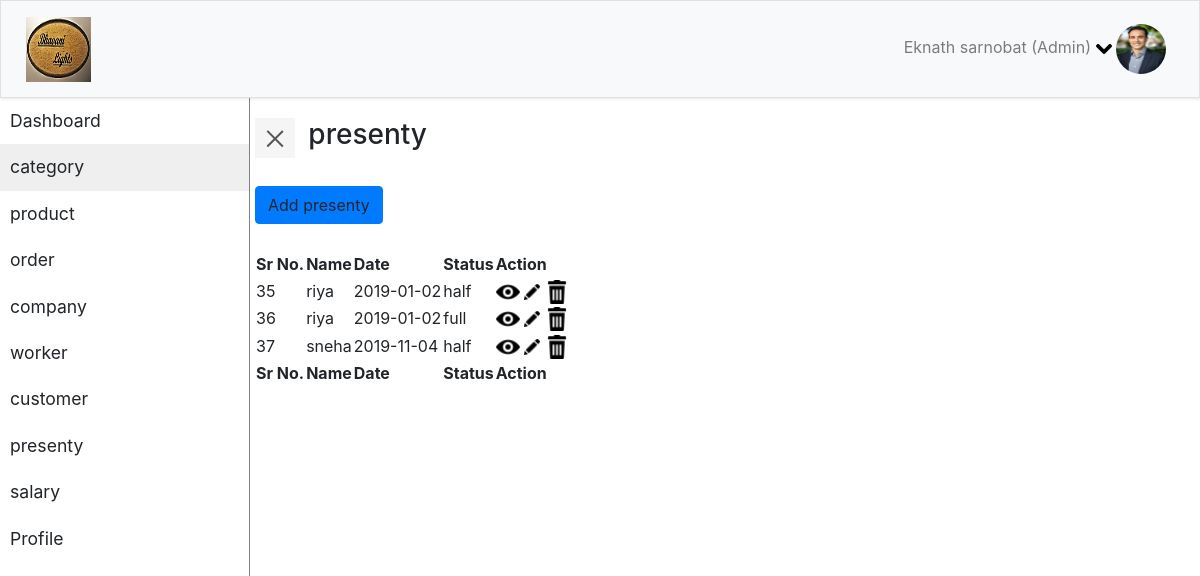
Page /presenty.php on the committed database.
### tables this page shows
CREATE TABLE `presenty` (
  `id` int(45) NOT NULL,
  `name` varchar(45) NOT NULL,
  `date` varchar(45) NOT NULL,
  `status` varchar(45) NOT NULL,
  `worker_userid` int(45) NOT NULL
);

CREATE TABLE `user` (
  `userid` int(45) NOT NULL,
  `name` varchar(45) NOT NULL,
  `address` varchar(45) NOT NULL,
  `phone_no` varchar(45) NOT NULL,
  `email_id` varchar(45) NOT NULL,
  `user_type` varchar(45) NOT NULL,
  `password` varchar(45) NOT NULL
);

### classes/Presenty.php (called while the page is built, shortened)
<?php
class Presenty
{
public static function selectpresenty(Presenty $presenty)
{
$con=Database::getCon();
$query="SELECT p.`id`, p.`name`, p.`date`, p.`status`, p.`worker_userid`,u.userid,u.name from presenty p,user u where u.userid=p.worker_userid and user_type='worker'";
$result=mysqli_query($con,$query);
if(mysqli_num_rows($result)>0)
{
	return $result;
}
else{
	return false;
}
}
}
?>

### presenty.php (the view, shortened to what this page needs)
<?php
include("classes/Presenty.php");
$presenty=new Presenty();
?>
<!DOCTYPE html>
<html>
<head>
    <link rel="stylesheet" href="css/bootstrap.min.css">
    <link rel="stylesheet" href="css/style.css">
    <link rel="stylesheet" href="css/jquery.dataTables.min.css">
    <link rel="stylesheet" href="css/buttons.dataTables.min.css">
    <link rel="stylesheet" href="css/custom.css">
    <link rel="stylesheet" href="css/jquery.dataTables.min.css">
    <link rel="stylesheet" href="css/buttons.dataTables.min.css">
</head>
<body>
    <section id="header">
        <nav class="navbar navbar-expand-lg navbar-light bg-light border">
                <div class="container-fluid">
                     <img src="images/logo.png" alt="" class="float-left" height="65" width="65">
                    <div class="collapse navbar-collapse" id="navbarSupportedContent">
                            <ul class="nav navbar-nav ml-auto">
                                        <li class="dropdown nav-item">
                                                <a class="nav-link" data-toggle="dropdown">
                                                  <span> Eknath sarnobat (Admin) <img src="icons/chevron-arrow-down.png"></span> <img src="images/profile-image.jpg" height="50" width="50" class="rounded-circle">
                                                </a>
                                            </li>
                            </ul>
                        </div>
                </div>
        </nav>
    </section>
    <section>
            <div class="wrapper">
                <nav id="sidebar" class="">
                    <ul class="list-unstyled">
							<li>
                                <a href="dashboard.php">Dashboard</a>
                            </li>
                            <li class="active">
                                <a href="category.php">category</a>
                            </li>
                            <li>
                                <a href="product.php">product</a>
                            </li>
							<li>
                                <a href="order.php">order</a>
                            </li>
							<li>
                                <a href="company.php">company</a>
                            </li>
							<li>
                                <a href="worker.php">worker</a>
                            </li>
							<li>
                                <a href="customer.php">customer</a>
                            </li>
							<li>
                                <a href="presenty.php">presenty</a>
                            </li>
							<li>
                                <a href="salary.php">salary</a>
                            </li>
                            <li>
                                <a href="profile.php">Profile</a>
                            </li>
                    </ul>
            </nav>
            <div id="content">
                <div class="row" style="margin-bottom:20pt">
                        <button type="button" id="sidebarCollapse" class="navbar-btn">
                                <span></span>
                            </button>
                            <h3 style="margin-left:10pt">presenty</h3>
                </div>
                 <div class="row" style="margin-bottom:20pt">
                    <a type="button" class="btn btn-primary" data-toggle='modal' data-target='#myModal' style='display:inline'>Add presenty</a>
                </div>
               <div class="row">
                                <table id="functionality" class="display mt20">
                                        <thead>
                                            <tr>
                                                <th>Sr No.</th>
                                                <th>Name</th>
                                                <th>Date</th>
                                                <th>Status</th>
                                                <th>Action</th>
                                            </tr>
                                        </thead>
                                        <tbody>
                                           <?php
										if($result=Presenty::selectPresenty($presenty))
										{
											while($record=mysqli_fetch_array($result))
											{
                                            echo"<tr>
										<form method='post'name='form1'>
                                        <input type='hidden' name='uniq' value=".$record['id'].">
                                                <tr>
												<td>".$record['id']."</td>
												<td>".$record['name']."</td>
												<td>".$record['date']."</td>
												<td>".$record['status']."</td>
                                           <td><a href='#Modalview".$record['id']."' data-toggle='modal' data-target='#Modalview".$record['id']."' style='display:inline'><img src='icons/eye.png'></a>
                                                    <a href='#Modalupdate".$record['id']."' data-toggle='modal' data-target='#Modalupdate".$record['id']."' style='display:inline'><img src='icons/pencil-edit-button.png'></a>
                                                    <a href='#Modaldelete".$record['id']."' data-toggle='modal' data-target='#Modaldelete".$record['id']."' style='display:inline'><img src='icons/rubbish-bin.png'></a>
                                                </td>
												</form>
                                            </tr>";
											}
										}
											?>
                                        </tbody>
                                        <tfoot>
                                            <tr>
                                                <th>Sr No.</th>
                                                <th>Name</th>
                                                <th>Date</th>
                                                <th>Status</th>
                                                <th>Action</th>
                                            </tr>
                                        </tfoot>
                                    </table>
                        </div>
            </div>
        </div>
    </section>
</body>
</html>

### css/style.css (style rules this page uses)
a, a:hover, a:focus { color: inherit; text-decoration: none; transition: all 0.3s; }
.navbar { padding: 15px 10px; background: #fff; border: none; border-radius: 0; box-shadow: 1px 1px 3px rgba(0, 0, 0, 0.1); }
.navbar-btn { box-shadow: none; outline: none !important; border: none; }
.wrapper { display: flex; width: 100%; align-items: stretch; perspective: 1500px; }
#sidebar { min-width: 250px; max-width: 250px; transform-origin: bottom left; border-right: 1px solid gray; }
#sidebar ul li a { padding: 10px; font-size: 1.1em; display: block; }
#sidebar ul li.active > a, a[aria-expanded="true"] { background-color: #1111 }
#content { width: 100%; padding: 20px; min-height: 100vh; transition: all 0.3s; }
#sidebarCollapse { width: 40px; height: 40px; background: #f5f5f5; cursor: pointer; }
#sidebarCollapse span { width: 80%; height: 2px; margin: 0 auto; display: block; background: #555; transition: all 0.8s cubic-bezier(0.810, -0.330, 0.345, 1.375); transition-delay: 0.2s; }
#sidebarCollapse span:last-of-type { transform: rotate(-45deg) translate(1px, -1px); }

### rows in the picture
presenty: id "35", user.name "riya", date "2019-01-02", status "half"
presenty: id "36", user.name "riya", date "2019-01-02", status "full"
presenty: id "37", user.name "sneha", date "2019-11-04", status "half"
